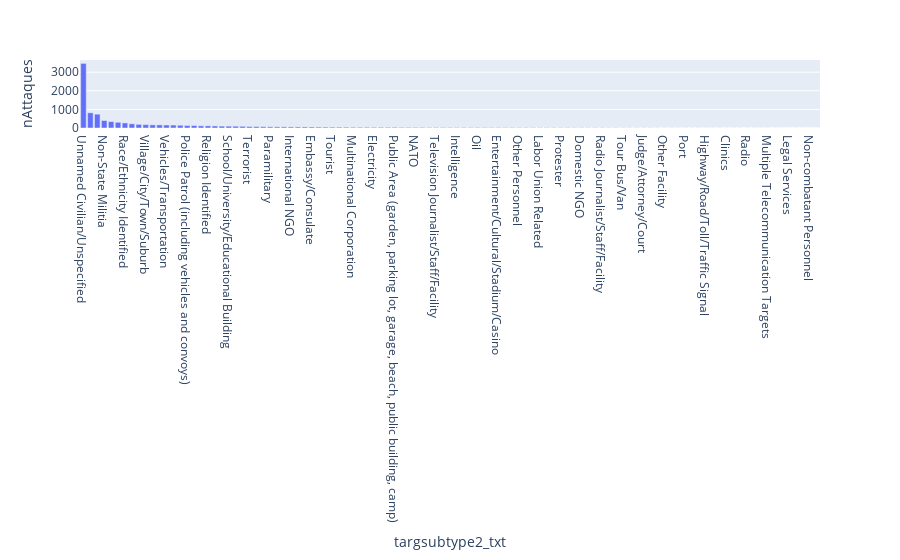

Here is the notebook cell this chart was saved with:
### Markdown cell above
Visualisons

### Code cell
express.bar(df_targtype, x="targsubtype2_txt", y="nAttaques")

### Figure 1 — Plotly figure (JSON) as saved in the notebook; plotly's stock layout.template omitted (floating-point values rounded to 4 significant figures)
{"data": [{"alignmentgroup": "True", "hovertemplate": "targsubtype2_txt=%{x}<br>nAttaques=%{y}<extra></extra>", "legendgroup": "", "marker": {"color": "#636efa", "pattern": {"shape": ""}}, "name": "", "offsetgroup": "", "orientation": "v", "showlegend": false, "textposition": "auto", "type": "bar", "x": ["Unnamed Civilian/Unspecified", "Police Security Forces/Officers", "Military Personnel (soldiers, troops, officers, forces)", "Non-State Militia", "Laborer (General)/Occupation Identified", "Named Civilian", "Race/Ethnicity Identified", "House/Apartment/Residence", "Military Barracks/Base/Headquarters/Checkpost", "Village/City/Town/Suburb", "Military Unit/Patrol/Convoy", "Retail/Grocery/Bakery", "Vehicles/Transportation", "Government Personnel (excluding police, military)", "Marketplace/Plaza/Square", "Police Patrol (including vehicles and convoys)", "Police Building (headquarters, station, school)", "Politician or Political Party Movement/Meeting/Rally", "Religion Identified", "Teacher/Professor/Instructor", "Place of Worship", "School/University/Educational Building", "Government Building/Facility/Office", "Restaurant/Bar/Café", "Terrorist", "Construction", "Gas/Oil/Electric", "Paramilitary", "Bank/Commerce", "Political Party Member/Rally", "International NGO", "Bus (excluding tourists)", "Religious Figure", "Embassy/Consulate", "Hotel/Resort", "Medical/Pharmaceutical", "Tourist", "Procession/Gathering (funeral, wedding, birthday, religious)", "Military Checkpoint", "Multinational Corporation", "Military Transportation/Vehicle (excluding convoys)", "Police Checkpoint", "Electricity", "Student", "Diplomatic Personnel (outside of embassy, consulate)", "Public Area (garden, parking lot, garage, beach, public building, camp)", "Industrial/Textiles/Factory", "International Organization (peacekeeper, aid agency, compound)", "NATO", "Train/Train Tracks/Trolley", "Affiliated Institution", "Television Journalist/Staff/Facility", "Refugee (including Camps/IDP/Asylum Seekers)", "Bus Station/Stop", "Intelligence", "Election-related", "Telephone/Telegraph", "Oil", "Private Security Company/Firm", "Farm/Ranch", "Entertainment/Cultural/Stadium/Casino", "Gas", "Mining", "Other Personnel", "Party Official/Candidate/Other Personnel", "Alleged Informant", "Labor Union Related", "Newspaper Journalist/Staff/Facility", "Airport", "Protester", "Farmer", "Other (including online news agencies)", "Domestic NGO", "Taxi/Rickshaw", "Head of State", "Radio Journalist/Staff/Facility", "Ambulance", "Museum/Cultural Center/Cultural House", "Tour Bus/Van", "Bridge/Car Tunnel", "Fire Fighter/Truck", "Judge/Attorney/Court", "Airline Officer/Personnel", "Water Supply", "Other Facility", "Commercial Maritime", "Prison/Jail", "Port", "Civilian Maritime", "Subway", "Highway/Road/Toll/Traffic Signal", "Rally", "Television", "Clinics", "Food Supply", "Military Recruiting Station/Academy", "Radio", "Aircraft (not at an airport)", "Party Office/Facility", "Multiple Telecommunication Targets", "Military Aircraft", "Memorial/Cemetery/Monument", "Legal Services", "Tourism Travel Agency", "Military Weaponry", "Non-combatant Personnel", "Oil Tanker"], "xaxis": "x", "y": [3473, 817, 744, 400, 344, 307, 273, 228, 197, 181, 168, 168, 160, 158, 147, 134, 133, 117, 115, 111, 100, 99, 96, 90, 77, 75, 69, 64, 62, 60, 58, 57, 56, 55, 50, 48, 46, 45, 43, 39, 39, 38, 37, 37, 37, 37, 32, 31, 31, 31, 28, 28, 27, 27, 25, 25, 25, 24, 23, 22, 21, 21, 21, 20, 19, 18, 17, 16, 16, 15, 15, 13, 13, 12, 12, 11, 11, 10, 9, 7, 7, 7, 7, 6, 5, 5, 4, 4, 4, 4, 4, 3, 3, 3, 3, 3, 3, 3, 3, 3, 2, 1, 1, 1, 1, 1, 1], "yaxis": "y"}], "layout": {"barmode": "relative", "legend": {"tracegroupgap": 0}, "margin": {"t": 60}, "xaxis": {"anchor": "y", "domain": [0, 1], "title": {"text": "targsubtype2_txt"}}, "yaxis": {"anchor": "x", "domain": [0, 1], "title": {"text": "nAttaques"}}}}
